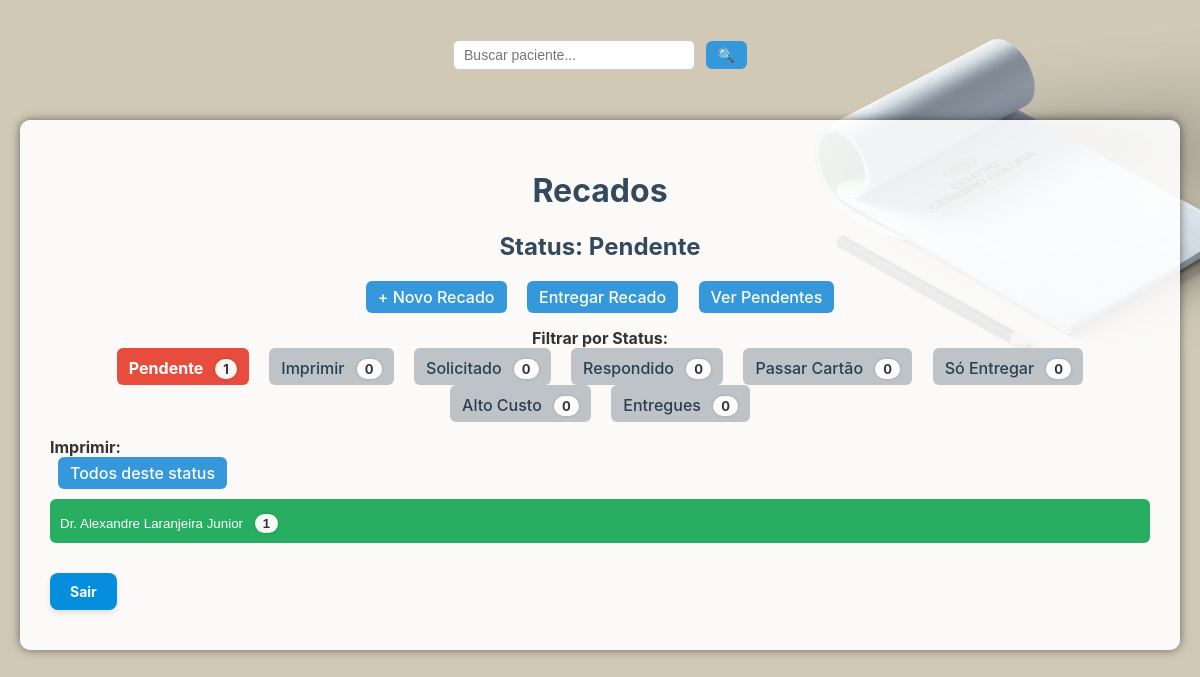
The page /listar (signed in) on the database its author committed.
### tables this page shows
CREATE TABLE recados (
            id INTEGER PRIMARY KEY AUTOINCREMENT,
            medico TEXT NOT NULL,
            prioridade TEXT NOT NULL,
            nome_paciente TEXT NOT NULL,
            data_nascimento TEXT NOT NULL,
            telefone TEXT NOT NULL,
            convenio TEXT,
            descricao TEXT,
            status TEXT DEFAULT 'pendente',
            usuario TEXT NOT NULL,
            data_cadastro TEXT NOT NULL
        , finalizado_por TEXT);

### rotas/responsavel.py (the view)
    @responsavel_bp.route('/listar', endpoint='listar')
    @login_requerido(['responsavel'])
    def listar():
        status = request.args.get('status', 'pendente')
        busca = request.args.get('busca', '').strip()
        conexao = conectar_banco()
        cursor = conexao.cursor()
        if busca:
            cursor.execute('SELECT * FROM recados WHERE status = ? AND nome_paciente LIKE ? ORDER BY medico, prioridade', (status, f'%{busca}%'))
        else:
            cursor.execute('SELECT * FROM recados WHERE status = ? ORDER BY medico, data_cadastro', (status,))
        recados = cursor.fetchall()
        cursor.execute('SELECT status, COUNT(*) as total FROM recados GROUP BY status')
        contagem_por_status = {row['status']: row['total'] for row in cursor.fetchall()}
        recados_por_medico = {}
        for recado in recados:
            medico = recado['medico']
            recados_por_medico.setdefault(medico, []).append(recado)
        quantidades_por_medico = {
            medico: len(lista) for medico, lista in recados_por_medico.items()
        }
        cores_por_medico = {
            "Dr. Andre Salotto Rocha": "#3498db",
            "Dr. Fabiano Morais Nogueira": "#1abc9c",
            "Dr. Mario Jose Goes": "#3fdf0e",
            "Dr. Dionei Freitas de Morais": "#e67e22",
            "Dr. Felipe Oliveira Rodrigues": "#f546dd",
            "Dra. Raysa Moreira Aprigio": "#8e44ad",
            "Dr. Eduardo Carlos da Silva": "#e74c3c",
            "Dr. Lucas Crociati Meguins": "#16a085",
            "Dr. Sergio Luiz Ramin": "#f39c12",
            "Dr. Carlos Rocha": "#2c3e50",
            "Dr. Luis Fernando": "#141414",
            "Dr. Linoel Curado Valsechi": "#c0392b",
            "Dr. Ricardo Lourenço Caramanti": "#2980b9",
            "Dr. Alexandre Laranjeira Junior": "#27ae60",
            "Dr. Caique Alberto Dosualdo": "#d35400",
            "Dr. Demosthenes Santana": "#34495e",
            "Dr. Matheus Laurenti": "#0ef8c9",
            "Dr. Vinicius Reis": "#0A0124",
            "Dr. Sebastiao Silva":"#410000",
            "Dr. Guilherme Perassa Gasque":"#022400"
        }
        conexao.close()
        return render_template('listar.html',
                               recados_por_medico=recados_por_medico,
                               status=status,
                               cores=cores_por_medico,
                               quantidades_por_medico=quantidades_por_medico,
                               contagem_por_status=contagem_por_status)

### app.py (called while the page is built)
def conectar_banco():
    conexao = sqlite3.connect('recados.db')
    conexao.row_factory = sqlite3.Row
    return conexao

def login_requerido(perfis_permitidos):
    from functools import wraps
    from flask import redirect, url_for, flash
    def decorador(func):
        @wraps(func)
        def wrapper(*args, **kwargs):
            if 'usuario' not in session or session.get('perfil') not in perfis_permitidos:
                flash("Faça login para acessar essa página.", "warning")
                return redirect(url_for('comuns.login'))
            return func(*args, **kwargs)
        return wrapper
    return decorador

@app.template_filter('format_data')
def formatar_data_br(data_str):
    try:
        data_obj = datetime.strptime(data_str, '%Y-%m-%d %H:%M:%S')
        return data_obj.strftime('%d/%m/%Y')
    except:
        return data_str

### templates/listar.html (shortened to what this page needs)
<!DOCTYPE html>
<html lang="pt-br">
  <head>
    <link
      rel="stylesheet"
      href="{{ url_for('static', filename='css/listar.css') }}"
    />
  </head>
  <body class="fundo">
    <form action="{{ url_for('responsavel.listar') }}" method="get" class="campo-busca">
      <input
        type="text"
        name="busca"
        placeholder="Buscar paciente..."
        value="{{ request.args.get('busca', '') }}"
      />
      <button type="submit">🔍</button>
    </form>
    <div class="container">
      <h1>Recados</h1>
      <h2>
        Status: {% if status == 'entregue' %}Entregue {% else %}{{
        status.replace('_', ' ')|capitalize }} {% endif %}
      </h2>
      <div class="menu">
        <a href="{{ url_for('comuns.cadastro_recado') }}">+ Novo Recado</a>
        <a href="{{ url_for('comuns.entregar_recado') }}">Entregar Recado</a>
        <a href="{{ url_for('responsavel.listar', status='pendente') }}">Ver Pendentes</a>
      </div>
      <div class="status-filtro">
        <strong>Filtrar por Status:</strong><br />
        <a
          href="{{ url_for('responsavel.listar', status='pendente') }}"
          class="{% if status == 'pendente' %}ativo pendente{% endif %}"
        >
          Pendente
          <div class="badge-contador">
            {{ contagem_por_status.get('pendente', 0) }}
          </div>
        </a>
        <a
          href="{{ url_for('responsavel.listar', status='imprimir') }}"
          class="{% if status == 'imprimir' %}ativo imprimir{% endif %}"
        >
          Imprimir
          <div class="badge-contador">
            {{ contagem_por_status.get('imprimir', 0) }}
          </div>
        </a>
        <a
          href="{{ url_for('responsavel.listar', status='solicitado_ao_medico') }}"
          class="{% if status == 'solicitado_ao_medico' %}ativo solicitado_ao_medico{% endif %}"
        >
          Solicitado
          <div class="badge-contador">
            {{ contagem_por_status.get('solicitado_ao_medico', 0) }}
          </div>
        </a>
        <a
          href="{{ url_for('responsavel.listar', status='respondido') }}"
          class="{% if status == 'respondido' %}ativo respondido{% endif %}"
        >
          Respondido
          <div class="badge-contador">
            {{ contagem_por_status.get('respondido', 0) }}
          </div>
        </a>
        <a
          href="{{ url_for('responsavel.listar', status='passar_cartao') }}"
          class="{% if status == 'passar_cartao' %}ativo passar_cartao{% endif %}"
        >
          Passar Cartão
          <div class="badge-contador">
            {{ contagem_por_status.get('passar_cartao', 0) }}
          </div>
        </a>
        <a
          href="{{ url_for('responsavel.listar', status='so_entregar') }}"
          class="{% if status == 'so_entregar' %}ativo so_entregar{% endif %}"
        >
          Só Entregar
          <div class="badge-contador">
            {{ contagem_por_status.get('so_entregar', 0) }}
          </div>
        </a>
        <a
          href="{{ url_for('responsavel.listar', status='alto_custo') }}"
          class="{% if status == 'alto_custo' %}ativo alto_custo{% endif %}"
        >
          Alto Custo
          <div class="badge-contador">
            {{ contagem_por_status.get('alto_custo', 0) }}
          </div>
        </a>
        <a
          href="{{ url_for('responsavel.listar', status='entregue') }}"
          class="{% if status == 'entregue' %}ativo finalizado{% endif %}"
        >
          Entregues
          <div class="badge-contador">
            {{ contagem_por_status.get('entregue', 0) }}
          </div>
        </a>
      </div>
      <div class="imprimir-bloco">
        <strong>Imprimir:</strong><br />
        <a
          href="{{ url_for('responsavel.imprimir', status=status) }}"
          target="_blank"
          class="btn-imprimir-status {{ status }}"
          >Todos deste status</a
        >
      </div>
      {% for medico, recados_medico in recados_por_medico.items() %}
      <button
        class="accordion"
        style="background-color: {{ cores.get(medico, '#3498db') }}"
      >
        {{ medico }}
        <span class="badge-contador">{{ quantidades_por_medico[medico] }}</span>
      </button>
      {% endfor %}
      <div class="footer-links">
        <a href="{{ url_for('comuns.logout') }}" class="btn-sair">Sair</a>
      </div>
    </div>
  </body>
</html>

### static/css/listar.css (style rules this page uses)
body { font-family: "Inter", sans-serif; background-color: #f4f6f8; margin: 0; padding: 20px; color: #333; }
body.fundo { background: url("/static/Fundo_typeform.jpg") no-repeat center center fixed; background-size: cover; }
.container { background-color: rgba( 255, 255, 255, 0.9 ); max-width: 95%; margin: 50px auto; padding: 30px; border-radius: 10px; box-shadow: 0 0 10px rgba(0, 0, 0, 0.5); }
h1 { text-align: center; color: #34495e; }
h2 { text-align: center; color: #34495e; }
.menu, .status-filtro, .imprimir { text-align: center; margin: 15px 0; }
.menu a, .imprimir a { margin: 0 8px; padding: 6px 12px; color: #fff; background-color: #3498db; text-decoration: none; border-radius: 6px; display: inline-block; font-weight: 500; transition: background-color 0.3s; }
.status-filtro a { margin: 0 8px; padding: 6px 12px; text-decoration: none; border-radius: 6px; display: inline-block; font-weight: 500; background-color: #bdc3c7; color: #2c3e50; transition: background-color 0.3s; }
.status-filtro a.ativo.pendente { background-color: #e74c3c; }
.imprimir-bloco a { margin: 0 8px; padding: 6px 12px; color: #fff; background-color: #3498db; text-decoration: none; border-radius: 6px; display: inline-block; font-weight: 500; transition: background-color 0.3s; }
.pendente { background-color: #e74c3c; }
.accordion { background-color: #3498db; color: white; cursor: pointer; padding: 10px; width: 100%; border: none; text-align: left; outline: none; transition: background-color 0.3s ease; margin-top: 10px; border-radius: 6px; font-weight: 500; }
.btn-imprimir-status { padding: 6px 12px; color: white; text-decoration: none; border-radius: 6px; font-weight: bold; margin: 8px; display: inline-block; }
.status-filtro a.ativo { font-weight: bold; color: white; border-radius: 6px; padding: 6px 12px; text-decoration: none; }
.campo-busca { text-align: center; margin: 20px 0; }
.campo-busca input[type="text"] { padding: 6px 10px; width: 220px; border: 1px solid #ccc; border-radius: 6px; font-size: 14px; }
.campo-busca button { padding: 6px 12px; background-color: #3498db; color: white; border: none; border-radius: 6px; margin-left: 6px; cursor: pointer; font-size: 14px; }
.badge-contador { background-color: rgba(255, 255, 255, 0.95); color: #333; padding: 2px 8px; margin-left: 8px; border-radius: 12px; font-size: 13px; font-weight: bold; box-shadow: 0 0 3px rgba(0, 0, 0, 0.2); }
.btn-sair { display: inline-block; margin: 30px auto 10px; padding: 10px 20px; font-size: 14px; font-weight: bold; color: white; background-color: #048edd; border: none; border-radius: 8px; text-decoration: none; transition: background-color 0.3s ease; box-shadow: 0 3px 6px rgba(0, 0, 0, 0.1); }
.badge-contador { background-color: rgba(255, 255, 255, 0.95); color: #333; padding: 2px 8px; margin-top: 5px; border-radius: 12px; font-size: 13px; font-weight: bold; box-shadow: 0 0 3px rgba(0, 0, 0, 0.2); display: inline-block; }

### rows shown on the page
recados: replace "Pendente", medico "Dr. Alexandre Laranjeira Junior", medico "1"

### other values the page prints
{{ contagem_por_status.get('pendente', 0) }} "1"
{{ contagem_por_status.get('imprimir', 0) }} "0"
{{ contagem_por_status.get('solicitado_ao_medico', 0) }} "0"
{{ contagem_por_status.get('respondido', 0) }} "0"
{{ contagem_por_status.get('passar_cartao', 0) }} "0"
{{ contagem_por_status.get('so_entregar', 0) }} "0"
{{ contagem_por_status.get('alto_custo', 0) }} "0"
{{ contagem_por_status.get('entregue', 0) }} "0"
